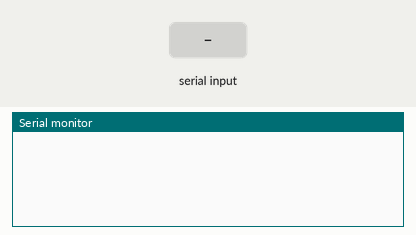
Bench run of a sketch on a simulated Arduino Uno, built with avr-gcc and run on an emulated ATmega328P. Shown: the last lines printed to the serial monitor. The inputs (shaded band) are chosen by the test bench.

Above: at 1.2 s.
1.3 s: "1" received over Serial
At 1.8 s:
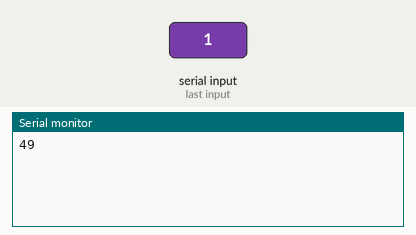
2.8 s: "1" received over the second serial link
At 4.0 s:
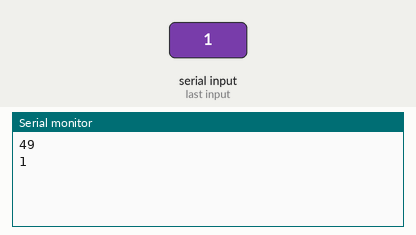
4.3 s: "0" received over Serial
At 5.3 s:
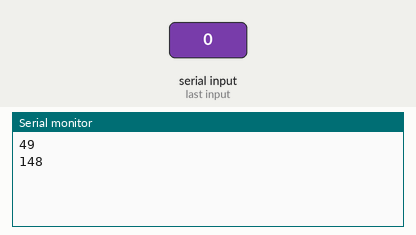
5.8 s: "0" received over the second serial link
At 6.4 s:
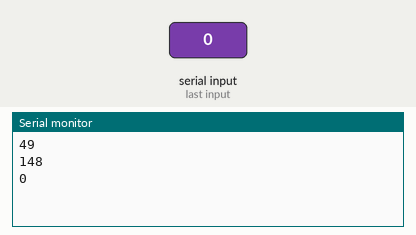
Timing chart, 0 to 8.3 s (numbered marks = the images above; inputs shaded):
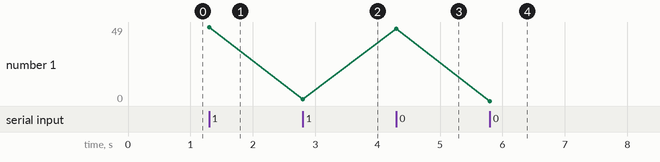

Measured:
- after the input at 1.3 s, the serial monitor: prints a new line at once (image 1)
- after the input at 2.8 s, the serial monitor: prints a new line at once (image 2)
- after the input at 4.3 s, the serial monitor: prints a new line at once (image 3)
- after the input at 5.8 s, the serial monitor: prints a new line at once (image 4)
- plotted number 1: 49 → 1 after the input at 2.8 s, 1 → 48 after the input at 4.3 s, 48 → 0 after the input at 5.8 s

The sketch:

_07ble.ino
```cpp
#include <SoftwareSerial.h>

SoftwareSerial BTSerial(10, 11);

void setup() {
  Serial.begin(9600);
  BTSerial.begin(9600);
}

void loop() {
  if (BTSerial.available()) {
    Serial.write(BTSerial.read());
  }

  if (Serial.available()) {
    Serial.println(Serial.read());
    BTSerial.write(Serial.read());
  }
}
```
